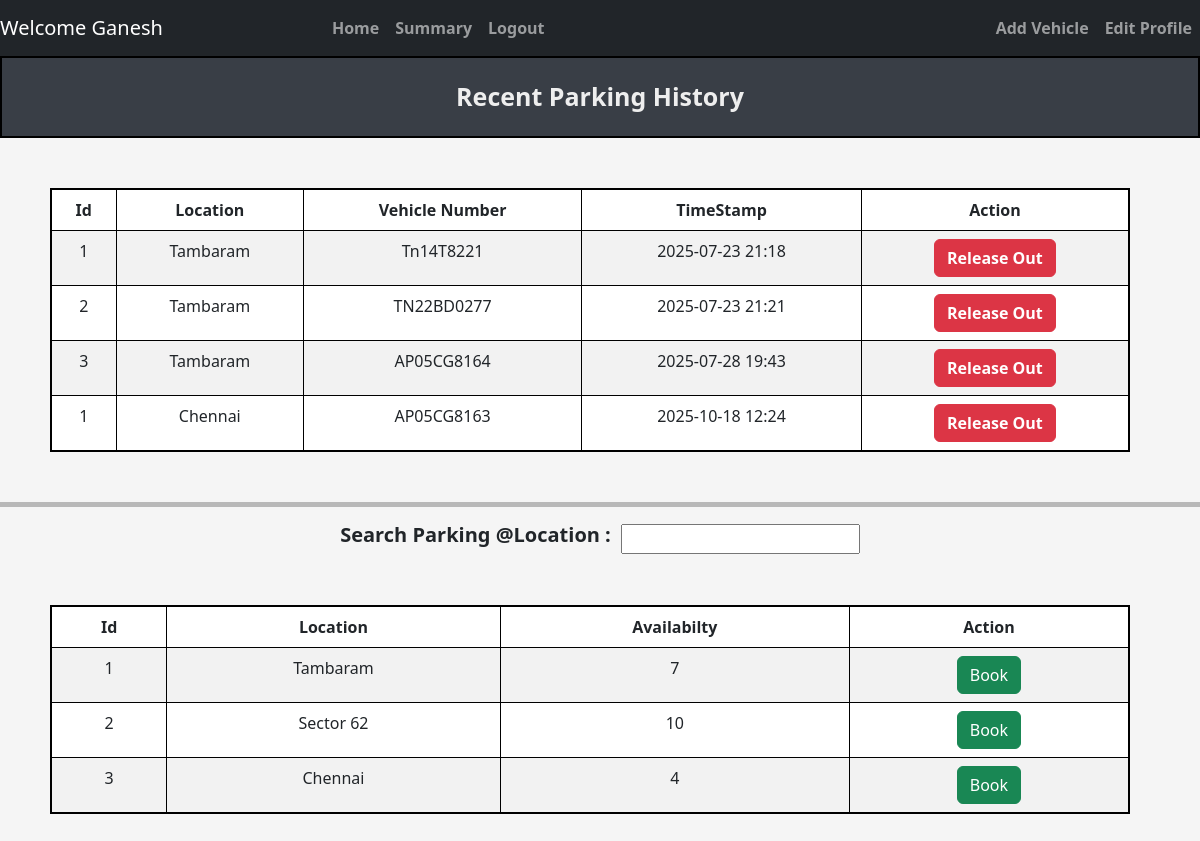
Screenshot of /user/dashboard (signed in) with the database file from the repository.
### tables this page shows
CREATE TABLE Reserve_Parking_Spot (
                spot_id INTEGER NOT NULL,
                lot_id INTEGER NOT NULL,
                user_id INTEGER NOT NULL,
                vehicle_number TEXT NOT NULL,
                parking_timestamp DATETIME NOT NULL,
                leaving_timestamp DATETIME,
                parking_cost REAL,

                FOREIGN KEY (lot_id)  REFERENCES ParkingLot(lot_id)
                FOREIGN KEY (spot_id) REFERENCES ParkingSpots(spot_id),
                FOREIGN KEY (user_id) REFERENCES USERS(Id)
                );

CREATE TABLE ParkingLot (
            lot_id INTEGER PRIMARY KEY AUTOINCREMENT,
            location_name TEXT NOT NULL,
            address TEXT NOT NULL,
            pincode TEXT NOT NULL,
            price INTEGER NOT NULL, 
            maxSpots INTEGER NOT NULL
        );

### controllers/user_controller.py (the view)
@user.route("/user/dashboard",methods = ['GET','POST'])
def dashboard():
    user_id = session['user_id']
    user_parking_data = getReserveParkingSpotData(user_id)
    availability_data = get_availability_data()
    print(user_parking_data)
    print(availability_data)
    return render_template("dashboard/user_dashboard.html",availability_data=availability_data, user_parking_data = user_parking_data)

### models/parking_lot.py (called while the page is built)
def get_availability_data():
    connection = sqlite3.connect(DATABASE_PARKING)
    cur = connection.cursor()
    cur.execute(
            '''
                select
                pl.lot_id,
                pl.address,
                Count(Case WHEN ps.status = 'A' THEN 1 END) As availabilty
                from ParkingLot PL
                Left Join
                ParkingSpots PS ON PL.lot_id = PS.lot_id
                Group By
                PL.lot_id,PL.address
            '''
            )
    result = cur.fetchall()
    connection.commit()
    connection.close()
    return result

def getReserveParkingSpotData(user_id):
    connection = sqlite3.connect(DATABASE_PARKING)
    cur = connection.cursor()
    print(user_id)
    cur.execute('''
                    select rp.spot_id,
                        pl.address AS location_name,
                        rp.vehicle_number,
                        rp.parking_timestamp,
                        ps.status,
                        pl.lot_id
                        from Reserve_Parking_Spot rp
                    JOIN
                        ParkingLot pl on pl.lot_id = rp.lot_id
                    JOIN
                        ParkingSpots ps on rp.spot_id = ps.spot_id AND rp.lot_id = ps.lot_id
                    where
                        rp.user_id = (?)
                ''',(user_id,)
                )
    result = cur.fetchall()
    connection.commit()
    connection.close()
    return result

### templates/dashboard/user_dashboard.html (shortened to what this page needs)
{% extends "navbar.html" %}
{% block content %}
    <div class="title"> Recent Parking History </div>
        <table style="text-align: center;" class="table table-striped table-css table-bordered ">
                <thead>
                    <tr>
                    <th scope="col">Id</th>
                    <th scope="col">Location</th>
                    <th scope="col">Vehicle Number</th>
                    <th scope="col">TimeStamp</th>
                    <th scope="col">Action</th>
                    </tr>
                </thead>
                <tbody>
                    {% for parking in user_parking_data %}
                        <tr>
                            <td scope="row">{{ parking[0] }}</td>
                            <td>{{ parking[1] }}</td>
                            <td>{{ parking[2] }}</td>
                            <td>{{ parking[3] }}</td>
                            {% if parking[4] == 'O' %}
                                <td>
                                    <form method="post" action="{{ url_for ('user.ReleaseSpot') }}">
                                        <button type="submit" class="btn btn-danger"><b> Release Out </b></button></td>
                            {% else %}
                                <td><button type="submit" class="btn btn-success"><b> Parked Out </b></button></td>
                            {% endif %}
                        </tr>
                    {% endfor %}
                </tbody>
        </table>
        <hr style="height: 5px; background-color: black; border: none;">
        <div class="center-wrapper">
            <div class = "search_location">
                <span>
                    <h5><b>Search Parking @Location :</b></h5>
                    <input type="text" id="searchInput" onkeyup="filterTable()">
                </span>
            </div>
        </div>
        <table id="dataTable" style="text-align: center;" class="table table-striped table-css table-bordered ">
                <thead>
                    <tr>
                        <th scope="col">Id</th>
                        <th scope="col">Location</th>
                        <th scope="col">Availabilty</th>
                        <th scope="col">Action</th>
                    </tr>
                </thead>
                <tbody>
                    {% for lot in availability_data %}
                        <tr>
                            <td scope="row">{{ lot[0] }}</td>
                            <td>{{ lot[1] }}</td>
                            <td>{{ lot[2] }}</td>
                            <td>
                                <form method="POST" action="{{ url_for ('user.bookSpot') }}">
                                    <button type="submit" class="btn btn-success"> Book </button>
                                </form>
                        </tr>
                    {% endfor %}
                </tbody>
            </table>
{% endblock %}

### static/css/style.css (style rules this page uses)
body { background-color: #f5f5f5; justify-content: center; }
.title { background-color: #393E46; border: 2px solid black; text-align: center; padding: 20px; font-weight: bold; font-size: 25px; margin-bottom: 20px; color: #EEEEEE; }
.table-css { margin: 50px; justify-content: center; width: 90vw; border: 2px solid black; }
.search_location span { display: flex; align-items: center; gap: 10px; }
.center-wrapper { display: flex; justify-content: center; align-items: center; }

### rows the page displays
Reserve_Parking_Spot: spot "1", address "Tambaram", vehicle_number "Tn14T8221", parking_timestamp "2025-07-23 21:18"
Reserve_Parking_Spot: spot "2", address "Tambaram", vehicle_number "TN22BD0277", parking_timestamp "2025-07-23 21:21"
Reserve_Parking_Spot: spot "3", address "Tambaram", vehicle_number "AP05CG8164", parking_timestamp "2025-07-28 19:43"
Reserve_Parking_Spot: spot "1", address "Chennai", vehicle_number "AP05CG8163", parking_timestamp "2025-10-18 12:24"
ParkingLot: lot_id "1", address "Tambaram", lot "7"
ParkingLot: lot_id "2", address "Sector 62", lot "10"
ParkingLot: lot_id "3", address "Chennai", lot "4"

### other values shown
{{ session.get('name') }} "Ganesh"
